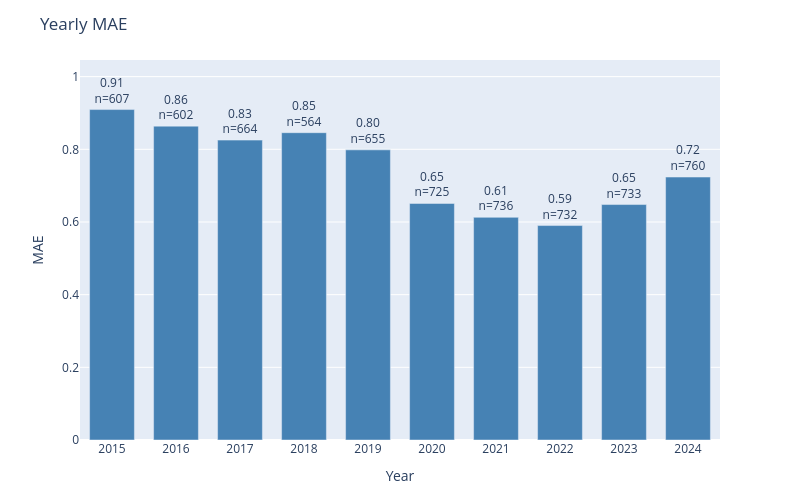

Notebook cell for this chart:
### Code cell
plot_error_by_group(
    df=results_test,
    y_true_col='actual',
    y_pred_col='prediction',
    date_col='dt_temp',
    group_by='year',
    metric='mae',
    title='Yearly MAE'
)

### Figure 1 — Plotly figure (JSON) as saved in the notebook; plotly's stock layout.template omitted (floating-point values rounded to 4 significant figures)
{"data": [{"marker": {"color": "steelblue"}, "text": ["0.91<br>n=607", "0.86<br>n=602", "0.83<br>n=664", "0.85<br>n=564", "0.80<br>n=655", "0.65<br>n=725", "0.61<br>n=736", "0.59<br>n=732", "0.65<br>n=733", "0.72<br>n=760"], "textposition": "outside", "type": "bar", "x": ["2015", "2016", "2017", "2018", "2019", "2020", "2021", "2022", "2023", "2024"], "y": [0.9094, 0.8638, 0.8253, 0.8457, 0.7985, 0.651, 0.6128, 0.5902, 0.648, 0.7237]}], "layout": {"bargap": 0.3, "height": 500, "margin": {"b": 60, "t": 60}, "title": {"text": "Yearly MAE"}, "uniformtext": {"minsize": 8, "mode": "hide"}, "width": 800, "xaxis": {"title": {"text": "Year"}}, "yaxis": {"range": [0, 1.046], "title": {"text": "MAE"}}}}
